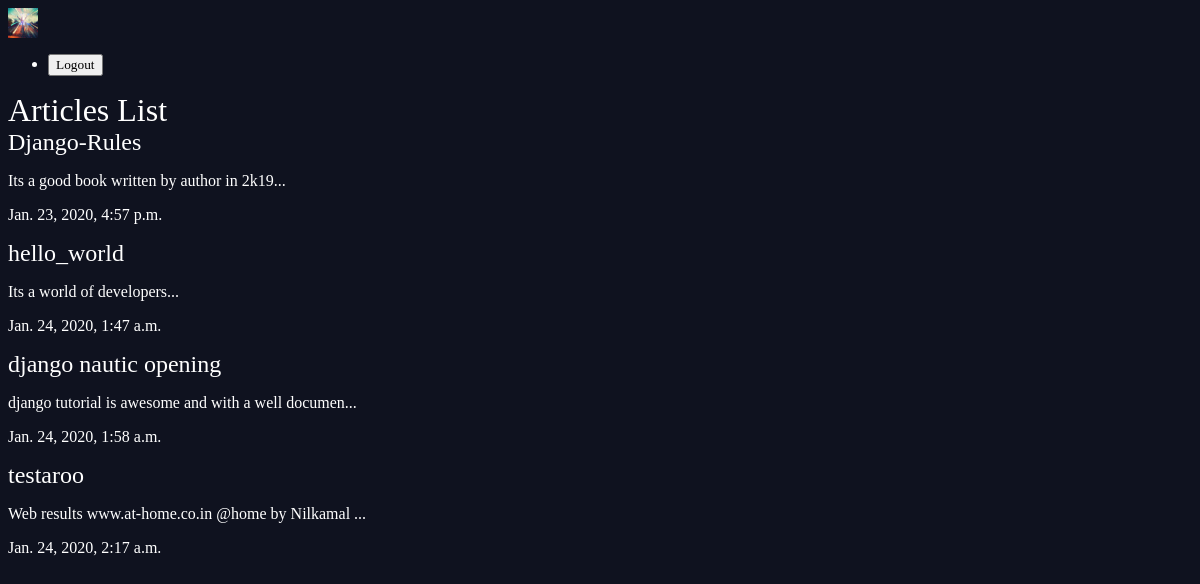
The app's page /articles/ with its own data.
### articles/models.py (models this page shows, shortened)
class Articles(models.Model):
    title = models.CharField(max_length=100)
    body = models.TextField()
    slug = models.SlugField()
    date = models.DateTimeField(auto_now_add=True)
    def snippet(self):
        return self.body[:50] +"..."

### articles/views.py (the view)
# urls.py: path('', views.article_list , name='list'),
def article_list(request):
    articles = Articles.objects.all().order_by('date')
    return render(request, 'articles/article_list.html' , { 'articles': articles })

### articles/templates/articles/article_list.html
{% extends 'base_layout.html' %}
{% block content %}
<h1>Articles List</h1>
<div class="articles">
    {% for article in articles %}
    <div class="article">
        <h2>  <a href="#">{{ article.title }}</a> </h2>
        <p>{{ article.snippet }}</p>
        <p>{{ article.date }}</p>
    </div>
    {% endfor %}
</div>
{% endblock %}

### templates/base_layout.html (shortened to what this page needs)
<html>
<head>
    <link rel="stylesheet" type="text/css" href="/static/styles.css">
</head>
<body>
<header class="wrapper">
            <h1><a href="{% url 'articles:list' %}"><img src="/static/e.jpg" style="width:30px;height:30px;" alt="djangonautic" /></a></h1>
            <nav>
                <ul>
                    <li>
                        <form class="logout-link" action="{% url 'accounts:logout' %}" method="post">
                            <button type="submit">Logout</button>
                        </form>
                    </li>
                </ul>
            </nav>
        </header><div class="wrapper">
            {% block content %}
            {% endblock %}
        </div>
</body>
</html>

### assets/styles.css (style rules this page uses)
body { background-color: #0f121f; background-image: url(/static/m.jpg); background-repeat-y: no-repeat; color: #fff; }
body * { font-family: Ubuntu; }
h1, h2, h3, h4, h5 { font-weight: normal; margin: 0; }
a, a:hover, a:visited { color: #fff; text-decoration: none; }

### records on screen
Articles: title "Django-Rules", snippet "Its a good book written by author in 2k19...", date "Jan. 23, 2020, 4:57 p.m."
Articles: title "hello_world", snippet "Its a world of developers...", date "Jan. 24, 2020, 1:47 a.m."
Articles: title "django nautic opening", snippet "django tutorial is awesome and with a well documen...", date "Jan. 24, 2020, 1:58 a.m."
Articles: title "testaroo", snippet "Web results www.at-home.co.in @home by Nilkamal ...", date "Jan. 24, 2020, 2:17 a.m."
